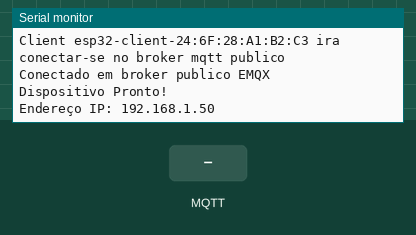
Simulated run of this sketch. Board: ESP32. Shown: the last lines printed to the serial monitor. Inputs (shaded band) come from the test bench. WiFi joins after 1.5 s; servers stay silent unless stated; no MQTT or app messages arrive unless stated.

Above: at 2.7 s.
2.8 s: MQTT message "1" arrives on the first subscribed topic
At 3.5 s:
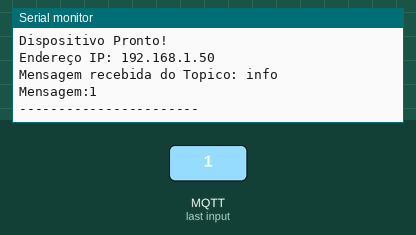
4.3 s: MQTT message "on" arrives on the first subscribed topic
At 4.7 s:
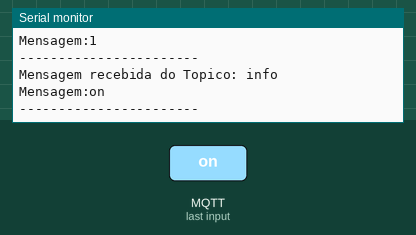
5.8 s: MQTT message "off" arrives on the first subscribed topic
At 7.0 s:
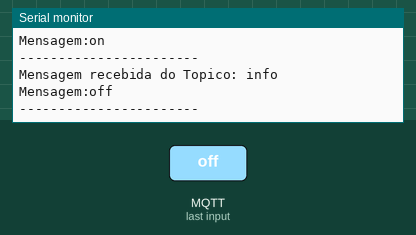

The sketch:

mqtt_subscribing_to_publisher.ino
```cpp
#include <WiFi.h>
#include <ArduinoOTA.h>
#include <PubSubClient.h>

/* Name       Broker Address      TCP    TLS Port    WebSocket   Message    Persistent  Sign Up    Link
 *                                Port   Port        Port        Retention  Session     Required
 * Eclipse    mqtt.eclipse.org    1883   N/A         80, 443     YES        YES         NO  Link   https://iot.eclipse.org/sandbox.html
 * Mosquitto  test.mosquitto.org  1883   8883, 8884  80          YES        YES         NO  Link   https://test.mosquitto.org
 * HiveMQ     broker.hivemq.com   1883   N/A         8000        YES        YES         NO  Link   https://www.hivemq.com/downloads/
 * Flespi     mqtt.flespi.io      1883   8883        80, 443     YES        YES         YES Link   https://flespi.com/mqtt-broker
 * Dioty      mqtt.dioty.co       1883   8883        8080, 8880  YES        YES         YES Link   http://www.dioty.co
 * Fluux      mqtt.fluux.io       1883   8883        N/A         N/A        N/A         NO  Link   https://fluux.io
 * EMQX       broker.emqx.io      1883   8883        8083        YES        YES         NO  Link   https://www.emqx.io
 */

/*
 * ssid = Coloque o nome da sua rede WiFi
 * password = Coloque a senha da sua rede WiFi
 * mqttServer = Server dos listados acima
 * mqttPort = 1883 Sem criptografia | 8883 com Criptografia (Requer configuracao adicional no Broker)
 * mqttUser = nome do usuário que você definir para envio de dados ao Broker
 * mqttPassword = senha do usuário que você definir para envio de dados ao Broker
 */

const char* ssid = "PUT_YOUR_SSID_HERE";
const char* password =  "PUT_YOUR_SSID_PASSWORD_HERE";

const char *mqttBroker = "broker.emqx.io";
const char *topic = "info";
const char *mqttUsername = "user";
const char *mqttPassword = "123456789";
const int mqttPort = 1883;

WiFiClient espClient;
PubSubClient client(espClient);

void setup() {
  Serial.begin(115200);
  WiFi.begin(ssid, password);

  while (WiFi.status() != WL_CONNECTED) {
    delay(500);
    Serial.println("Conectando-se a Rede WiFi...");
  }

  Serial.println("Conectado a Rede WiFi");
  client.setServer(mqttBroker, mqttPort);
  client.setCallback(callback);

  while (!client.connected()) {
    String client_id = "esp32-client-";
    client_id += String(WiFi.macAddress());
    Serial.printf("Client %s ira conectar-se no broker mqtt publico\n", client_id.c_str());
    if (client.connect(client_id.c_str(), mqttUsername, mqttPassword)) {
      Serial.println("Conectado em broker publico EMQX");
    } else {
      Serial.print("failed with state ");
      Serial.print(client.state());
      delay(2000);
    }
  }

  client.publish(topic, "Publishing in the Topic");
  client.subscribe(topic);

  initOTA();
}

void loop() {
  ArduinoOTA.handle();
  client.loop();
}

void callback(char *topic, byte *payload, unsigned int length) {
  Serial.print("Mensagem recebida do Topico: ");
  Serial.println(topic);
  Serial.print("Mensagem:");

  for (int i = 0; i < length; i++) {
    Serial.print((char) payload[i]);
  }

  Serial.println();
  Serial.println("-----------------------");
}

void initOTA() {
  // MÉTODO PARA RECEBER A ATUALIZAÇÃO VIA OTA (SEM FIO)
  ArduinoOTA.onStart([]() {
    String type;
    if (ArduinoOTA.getCommand() == U_FLASH) {
      type = "sketch";
    } else { // U_FS
      type = "filesystem";
    }

    // NOTE: if updating FS this would be the place to unmount FS using FS.end()
    Serial.println("Start updating " + type);
  });
  ArduinoOTA.onEnd([]() {
    Serial.println("\nEnd");
  });
  ArduinoOTA.onProgress([](unsigned int progress, unsigned int total) {
    Serial.printf("Progress: %u%%\r", (progress / (total / 100)));
  });
  ArduinoOTA.onError([](ota_error_t error) {
    Serial.printf("Error[%u]: ", error);
    if (error == OTA_AUTH_ERROR) {
      Serial.println("Auth Failed");
    } else if (error == OTA_BEGIN_ERROR) {
      Serial.println("Begin Failed");
    } else if (error == OTA_CONNECT_ERROR) {
      Serial.println("Connect Failed");
    } else if (error == OTA_RECEIVE_ERROR) {
      Serial.println("Receive Failed");
    } else if (error == OTA_END_ERROR) {
      Serial.println("End Failed");
    }
  });

  // INICIALIZA A TRANSMISSÃO OTA
  ArduinoOTA.begin();
  Serial.println("Dispositivo Pronto!");
  Serial.print("Endereço IP: ");
  Serial.println(WiFi.localIP());
}
```

Measured:
- after the input at 2.8 s, the serial monitor: prints a new line at once (image 1)
- after the input at 4.3 s, the serial monitor: prints a new line at once (image 2)
- after the input at 5.8 s, the serial monitor: prints a new line at once (image 3)
